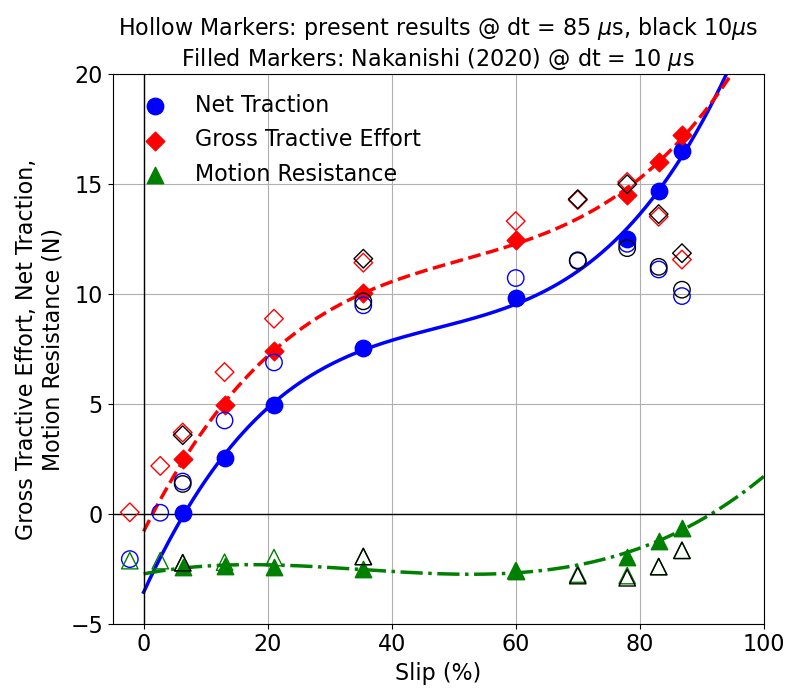

Here is the Python script that generated this plot:
#!/usr/bin/env python3
import numpy as np
import matplotlib.pyplot as plt

# ------------------------
# Load data from text file
# ------------------------
# Header must be: x net gross res
data = np.genfromtxt('Fig9ref.txt', names=True)
datj = np.genfromtxt('Fig9here.txt', names=True)
dat10mus = np.genfromtxt('Fig9here10us.txt', names=True)

x = data['slip']
y_net  = data['net']
y_gross = data['gross']
y_res = data['res']

xj = datj['slip']
yj_net  = datj['net']
yj_gross = datj['gross']

x10mus = dat10mus['slip']
y10mus_net  = dat10mus['net']
y10mus_gross = dat10mus['gross']

# ------------------------
# Cubic Polynomial Fits
# ------------------------
poly_net   = np.poly1d(np.polyfit(x, y_net  , 3))
poly_gross = np.poly1d(np.polyfit(x, y_gross, 3))
poly_res   = np.poly1d(np.polyfit(x, y_res  , 3))

x_smooth = np.linspace(0, 100, 400)

# ------------------------
# Plot
# ------------------------
plt.figure(figsize=(8, 7))

# Net Traction
plt.plot(x_smooth, poly_net(x_smooth),
         color='blue', linewidth=2.5)
plt.scatter(x, y_net,
            color='blue', s=140, label='Net Traction', zorder=3)
plt.scatter(xj, yj_net, facecolor='None',
            color='blue', s=140, zorder=4)
plt.scatter(x10mus, y10mus_net, facecolor='None',
            color='black', s=140, zorder=4)

# Gross Tractive Effort
plt.plot(x_smooth, poly_gross(x_smooth),
         color='red', linestyle='--', linewidth=2.5)
plt.scatter(x, y_gross,
            color='red', marker='D', s=90,
            label='Gross Tractive Effort', zorder=3)
plt.scatter(xj, yj_gross,
            color='red', marker='D', s=90, facecolor='None',
            zorder=4)
plt.scatter(x10mus, y10mus_gross,
            color='black', marker='D', s=90, facecolor='None',
            zorder=4)

# Motion Resistance
plt.plot(x_smooth, poly_res(x_smooth),
         color='green', linestyle='-.', linewidth=2.5)
plt.scatter(x, y_res,
            color='green', marker='^', s=140,
            label='Motion Resistance', zorder=3)
plt.scatter(xj, -(yj_gross - yj_net), facecolor='None',
            color='green', marker='^', s=140,
            zorder=4)
plt.scatter(x10mus, -(y10mus_gross - y10mus_net), facecolor='None',
            color='black', marker='^', s=140,
            zorder=4)
plt.axhline(y=0, color='black', linestyle='-', linewidth=1.0)
plt.axvline(x=0, color='black', linestyle='-', linewidth=1.0)

# Axes formatting
plt.xlabel('Slip (%)', fontsize=16)
plt.ylabel('Gross Tractive Effort, Net Traction,\nMotion Resistance (N)', fontsize=16)
plt.xlim(-5, 100)
plt.ylim(-5, 20)
plt.xticks([0, 20, 40, 60, 80, 100], fontsize=16)
plt.yticks([-5, 0, 5, 10, 15, 20], fontsize=16)

plt.title(r"Hollow Markers: present results @ dt = 85 $\mu$s, black 10$\mu$s "+ "\n"
          r"Filled Markers: Nakanishi (2020) @ dt = 10 $\mu$s",
          fontsize = 16)
plt.legend(loc='upper left', frameon=False, fontsize=16)
plt.grid(True)

plt.tight_layout()
plt.savefig("Fig9.png")
plt.show()
